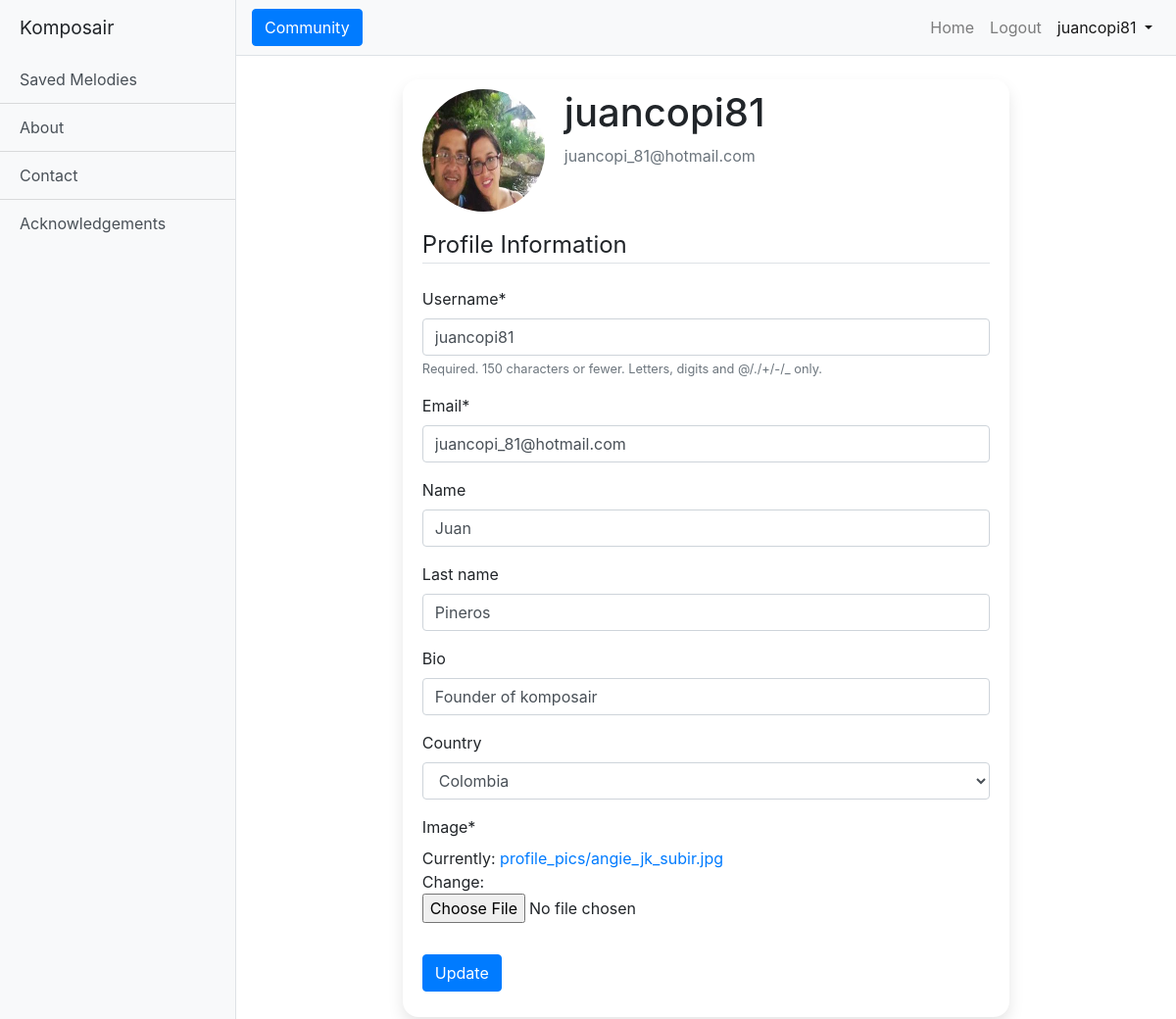
/profile/ (signed in), run on the app's committed database.
### users/models.py (models this page shows, shortened)
class User(AbstractUser):
	pass

class Profile(models.Model):
	user = models.OneToOneField(User, on_delete=models.CASCADE)
	image = models.ImageField(default='default.jpg', upload_to='profile_pics')
	country = CountryField(blank=True)
	bio = models.CharField(max_length=500, blank=True)
	name = models.CharField(max_length=100, blank=True)
	last_name = models.CharField(max_length=100, blank=True)

### users/views.py (the view)
# urls.py: path('profile/', user_views.profile, name='profile'),
@login_required
def profile(request):
	if request.method == "POST":
		u_form = UserUpdateForm(request.POST, instance=request.user)
		p_form = ProfileUpadteForm(request.POST,
								   request.FILES,
								   instance=request.user.profile)
		if u_form.is_valid() and p_form.is_valid():
			u_form.save()
			p_form.save()
			messages.success(request, f"Your account has been updated")
			return redirect("profile")
	else:
		u_form = UserUpdateForm(instance=request.user)
		p_form = ProfileUpadteForm(instance=request.user.profile)
	context = {
		"u_form": u_form,
		"p_form": p_form,
		"title": "Profile"
	}
	return render(request, "users/profile.html", context)

### users/forms.py
class UserUpdateForm(forms.ModelForm):
	email = forms.EmailField()
	class Meta:
		model = get_user_model()
		fields = ["username", "email"]

class ProfileUpadteForm(forms.ModelForm):
	class Meta:
		model = Profile
		fields = ['name', 'last_name', 'bio', 'country', 'image']

### users/templates/users/profile.html (shortened to what this page needs)
{% extends "melody/base.html" %}
{% load crispy_forms_tags %}
{% block nav_item_dropdown %}active{% endblock nav_item_dropdown %}
{% block content %}
	<div class="profile-section col-sm-12 col-md-10 col-lg-8 mx-auto">
		<div class="media">
			<img class="rounded-circle account-img" src="{{ user.profile.image.url }}">
			<div class="media-body">
				<h2 class="account-heading">{{ user.username }}</h2>
				<p class="text-secondary">{{ user.email }}</p>
			</div>
		</div>
		<form method="POST" enctype="multipart/form-data">
	      <fieldset class="form-group">
	      	  <legend class="border-bottom mb-4">Profile Information</legend>
	          {{ u_form|crispy }}
	          {{ p_form|crispy }}
	      </fieldset>
	      <div class="form-group">
	      	  <button class="btn btn-primary" type="submit">Update</button>
	      </div>
	    </form>
	</div>
{% endblock content %}

### melody/templates/melody/base.html (shortened to what this page needs)
{% load static %}
<!DOCTYPE html>
<html lang="en">
<head>
  <link rel="stylesheet" href="https://stackpath.bootstrapcdn.com/bootstrap/4.5.0/css/bootstrap.min.css">
  <link href="{% static 'melody/simple-sidebar.css' %}/" rel="stylesheet">
</head>
<body>
  <div class="d-flex" id="wrapper">
    <div class="bg-light border-right" id="sidebar-wrapper">
      <div class="sidebar-heading">Komposair </div>
      <div class="list-group list-group-flush">
        <a href="{% url 'melodies' %}" class="list-group-item list-group-item-action bg-light">Saved Melodies</a>
        <a href="#" class="list-group-item list-group-item-action bg-light">About</a>
        <a href="#" class="list-group-item list-group-item-action bg-light">Contact</a>
        <a href="#" class="list-group-item list-group-item-action bg-light">Acknowledgements</a>
      </div>
    </div>
    <div id="page-content-wrapper">
      <nav class="navbar navbar-expand-lg navbar-light bg-light border-bottom">
        <button class="btn btn-primary" id="menu-toggle">Community</button>
        <div class="collapse navbar-collapse" id="navbarSupportedContent">
          <ul class="navbar-nav ml-auto mt-2 mt-lg-0">
            <li class="nav-item {% block nav_item_home %}{% endblock nav_item_home %}">
              <a class="nav-link" href="{% url 'melody-home' %}">Home{% block span_current_home %}{% endblock span_current_home %}</a>
            </li>
            {% if user.is_authenticated %}
              <li class="nav-item {% block nav_item_logout %}{% endblock nav_item_logout %}">
                <a class="nav-link" href="{% url 'logout' %}">Logout</a>
              </li>
              <li class="nav-item dropdown {% block nav_item_dropdown %}{% endblock nav_item_dropdown %}">
                <a class="nav-link dropdown-toggle" href="#" id="navbarDropdown" role="button" data-toggle="dropdown" aria-haspopup="true" aria-expanded="false">
                  {{ user }}
                </a>
              </li>
            {% endif %}
          </ul>
        </div>
      </nav>
      <div class="container-fluid">
        {% block content %}{% endblock content %}
      </div>
    </div>
  </div>
</body>
</html>

### melody/static/melody/simple-sidebar.css (style rules this page uses)
#sidebar-wrapper { min-height: 100vh; margin-left: -15rem; -webkit-transition: margin .25s ease-out; -moz-transition: margin .25s ease-out; -o-transition: margin .25s ease-out; transition: margin .25s ease-out; }
#sidebar-wrapper .sidebar-heading { padding: 0.875rem 1.25rem; font-size: 1.2rem; }
#sidebar-wrapper .list-group { width: 15rem; }
#page-content-wrapper { min-width: 100vw; }
@media (min-width: 768px) { #sidebar-wrapper { margin-left: 0; } }
@media (min-width: 768px) { #page-content-wrapper { min-width: 0; width: 100%; } }
:root { --input-padding-x: 1.5rem; --input-padding-y: .75rem; }
.profile-section { background: #ffffff; padding: 10px 20px; border: 0; border-radius: 1rem; margin-bottom: 20px; box-shadow: 0 0.5rem 1rem 0 rgba(0, 0, 0, 0.1); }
.account-img { height: 125px; width: 125px; margin-right: 20px; margin-bottom: 16px; }
.account-heading { font-size: 2.5rem; }

### data on the page
User: username "juancopi81", profile.image (picture), email "juancopi_81@hotmail.com"
Profile: name "Juan", last_name "Pineros", bio "Founder of komposair", country "Colombia"
